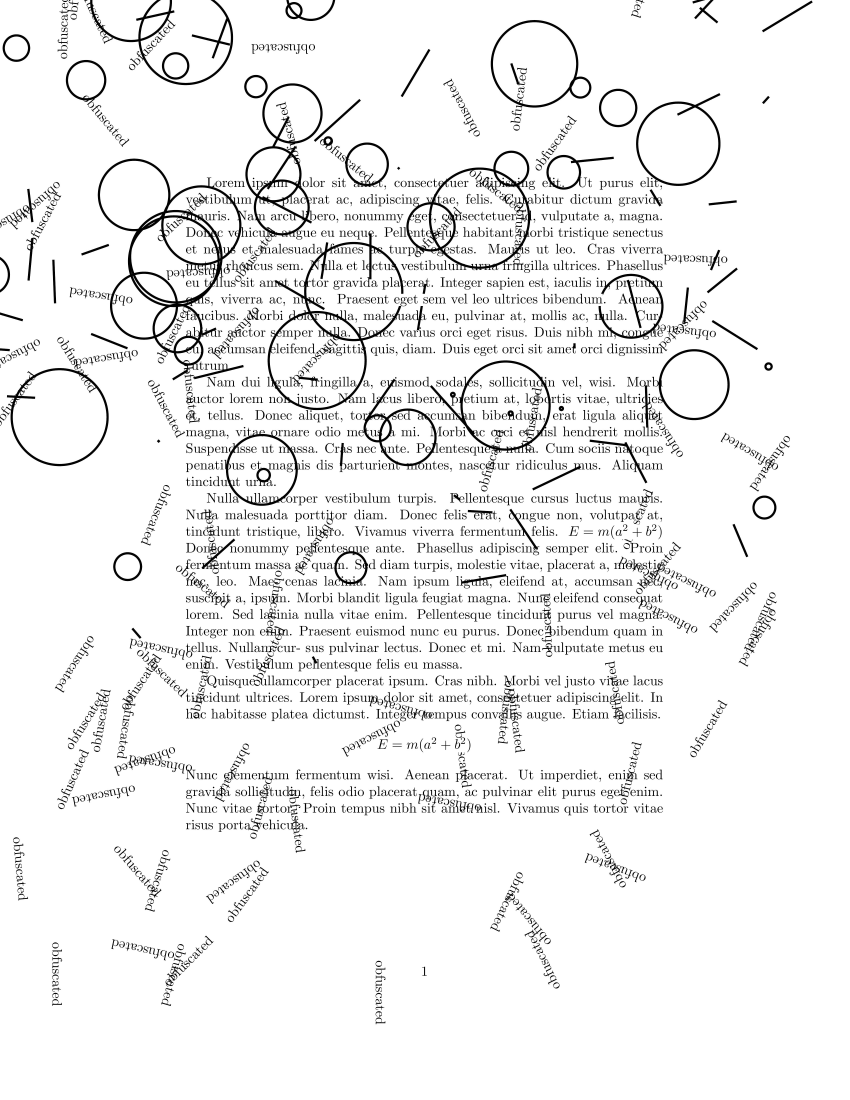
#> input picture content/obfuscated.jpg, 4250 x 5500 px (shown at 1/5 size)
$ jupyter execute Removing-circles-lines-patterns-part-2.ipynb   (shell and % lines are left out)
#> lines starting #> are read from the running program, lines starting #| are printed output that depends on the picture; after the words box and inside, x2 and y2 are one past the last pixel; in counts of white or black regions, pixels touching at a corner belong together
It took me a while to come up with an (at least) semi-effective method of removing the text pattern. While the thicker outlines can be disposed of pretty easily ([click](https://magda.space/removing-circles-lines-patterns-part-1.html), [click](https://magda.space/removing-circles-lines-patterns-part-1-5.html)), developing a method which wouldn't harm the text too much turned out to be much more challenging.

[cell 1]
import matplotlib.pyplot as plt
import numpy as np
import cv2

# a little helper function to display our image in a bigger plot
def display_img(image):
    fig = plt.figure(figsize=(20,16))
    ax = fig.add_subplot(111)
    ax.imshow(image, cmap="gray")

[cell 2]
img = cv2.imread('obfuscated.jpg', 0)
#> img is the input picture: shape (5500, 4250); min 0, max 255, mean 239.5
img_med = cv2.medianBlur(img, ksize=15)
ret, th = cv2.threshold(img_med, 80, 255, cv2.THRESH_BINARY)
#> th: shape (5500, 4250); 97.8% white; 378 black regions (122 under 20 px), largest, box (x1, y1, x2, y2) and area: (489, 793, 1211, 1898) 84248, (1338, 1164, 2017, 2051) 44438, (1227, 417, 1613, 1180) 38420
kernel = np.ones((3,3),np.uint8)
eroded_img = cv2.erode(th,kernel,iterations=2)
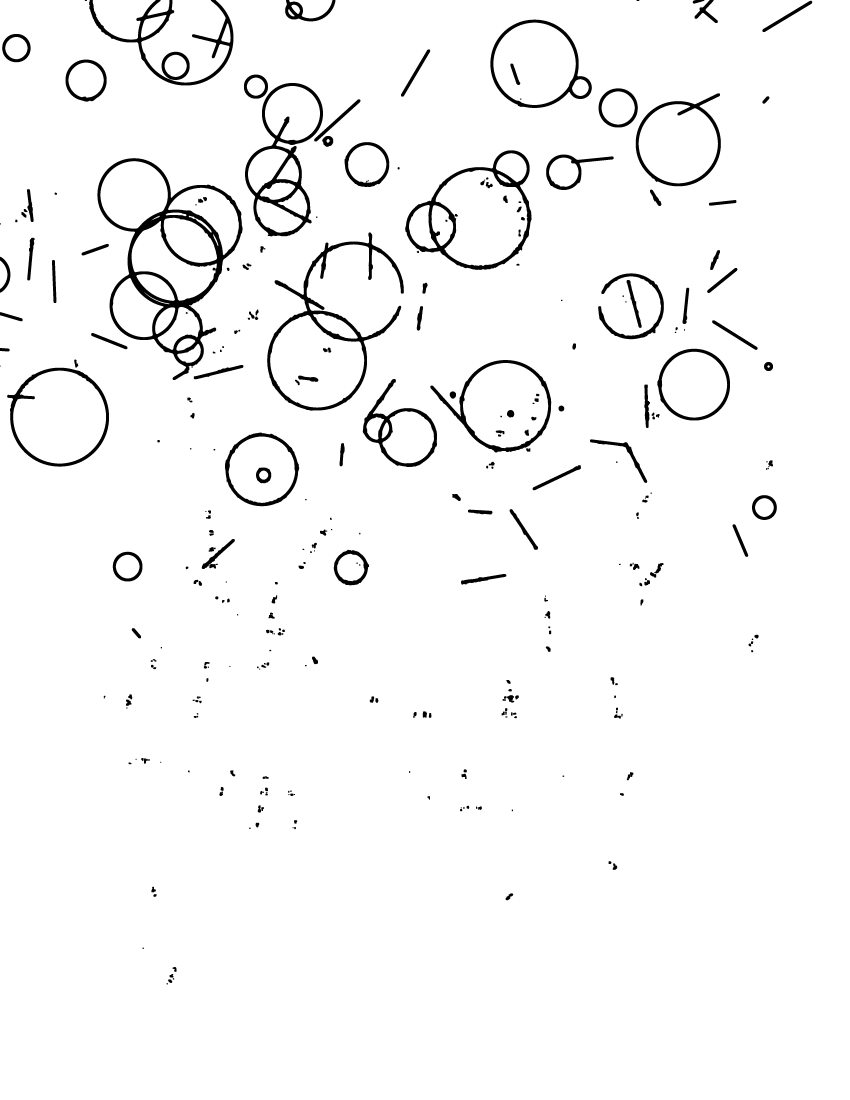
#> eroded_img: shape (5500, 4250) (shown at 1/5 size); 96.7% white; 332 black regions (1 under 20 px), largest, box (x1, y1, x2, y2) and area: (487, 791, 1213, 1900) 115246, (1336, 1162, 2019, 2053) 62448, (1225, 415, 1615, 1182) 53970
img_dest = img.copy()
img_dest[eroded_img == 0] = 255

[cell 3]
display_img(img_dest)

First, let's remove the obfuscation from the margins by simply changing the colour of all the margin pixels to white.

[cell 4]
img_dest[:, :900] = 255
img_dest[:, 3350:] = 255
img_dest[:900, :] = 255
img_dest[4200:, :] = 255

[cell 5]
display_img(img_dest)

Next -- erode the image with a horizontal kernel to get some "FBI-redacted" style text.

[cell 6]
kernel = np.ones((6,16),np.uint8)
eroded = cv2.erode(img_dest,kernel,iterations=6)
ret, th = cv2.threshold(eroded, 127, 255, cv2.THRESH_BINARY)
#> th: shape (5500, 4250); 72% white; 2 black regions, box (x1, y1, x2, y2) and area: (858, 888, 3398, 4218) 6524046, (2906, 4134, 3061, 4218) 11051

[cell 7]
display_img(th)

As you can observe, the iritating vertical blobs are the remaining "obfuscated" tags. At this point I hoped I could get something out of this by measuring the gradient directions, but it would take way too much text away with it... so custom methods it is.

First, if in any row there is less black than my expected threshold, then the whole row can go to hell.

[cell 8]
for index, row in enumerate(th):
    if cv2.countNonZero(row) > 0.6*len(row):
        th[index] = np.uint8(np.repeat(255,len(row)))
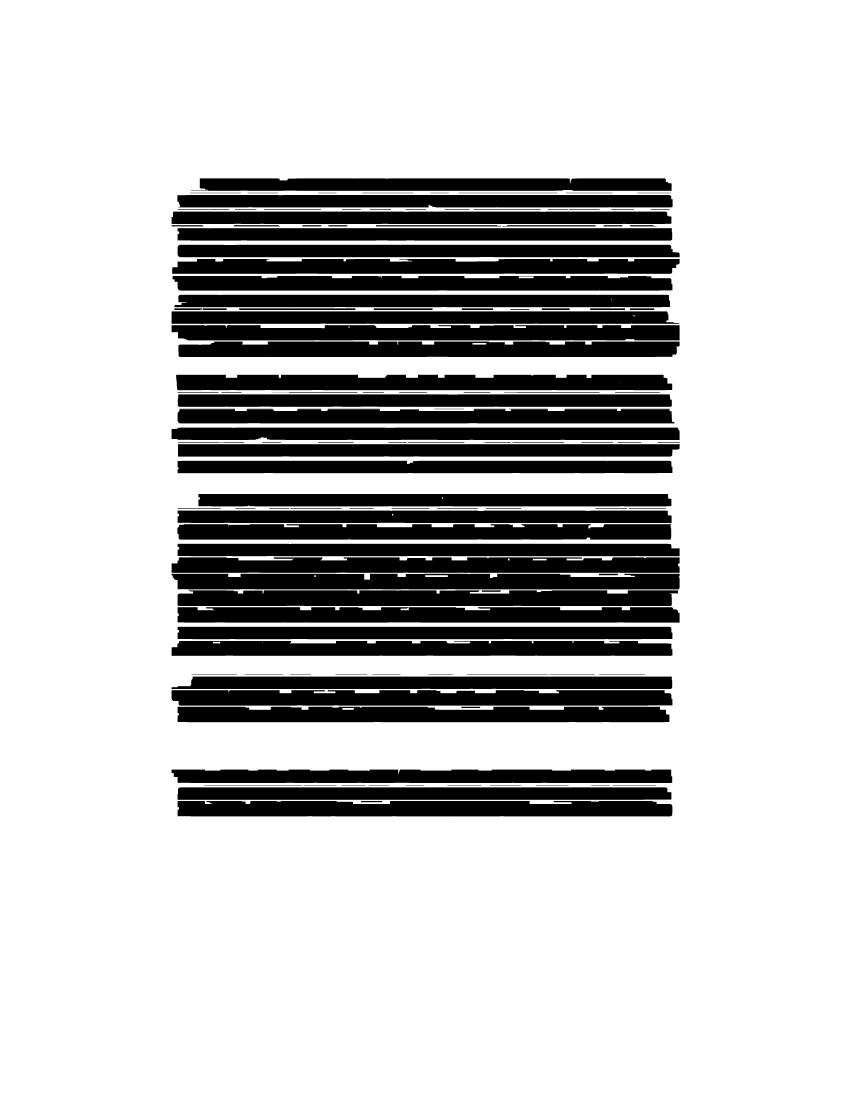
#> th: shape (5500, 4250) (shown at 1/5 size); 76.4% white; 131 black regions, largest, box (x1, y1, x2, y2) and area: (858, 2869, 3398, 2947) 186715, (888, 2952, 3391, 3030) 185824, (858, 2787, 3398, 2864) 183829

[cell 9]
display_img(th)

Second, to only leave the longest sequence in the row let's first dilate it even more. (The kernel size depends on the line height -- if it's bigger and if there's more space between lines you can afford adding a bit more in the vertical axis. In this case it would turn the text into very thin lines.)

[cell 10]
kernel = np.ones((2,8),np.uint8)
dilated = cv2.dilate(th,kernel,iterations=7)
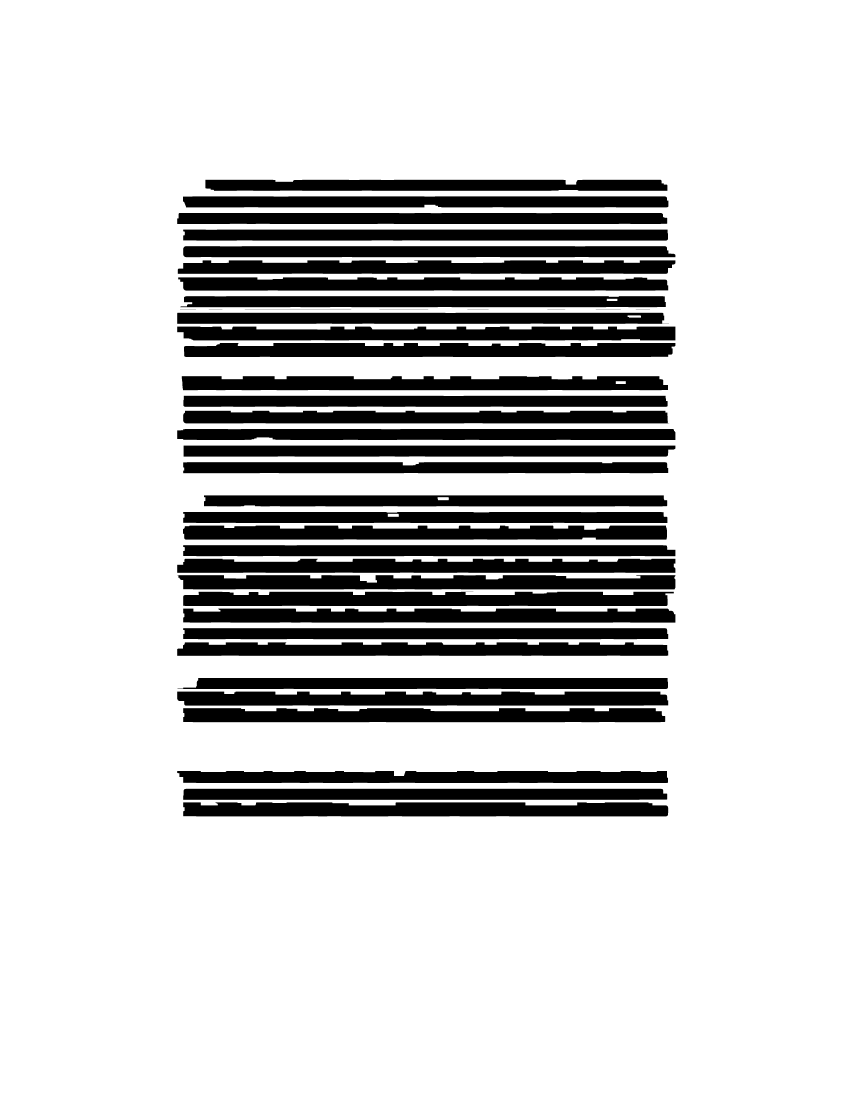
#> dilated: shape (5500, 4250) (shown at 1/5 size); 80.1% white; 41 black regions, largest, box (x1, y1, x2, y2) and area: (916, 2959, 3369, 3030) 159038, (916, 4012, 3341, 4082) 157307, (886, 2876, 3377, 2947) 157145

[cell 11]
display_img(dilated)

[cell 12]
img_dest[dilated == 255] = 255
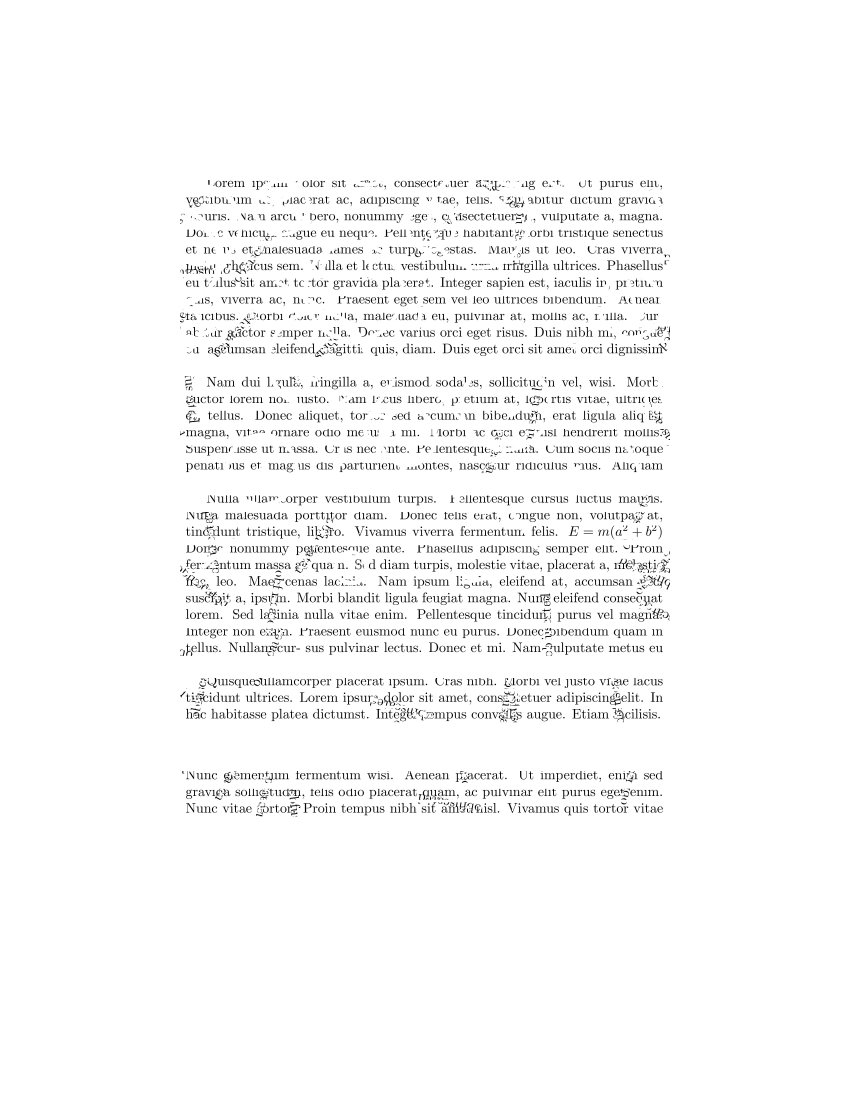
#> img_dest: shape (5500, 4250) (shown at 1/5 size); min 0, max 255, mean 248
